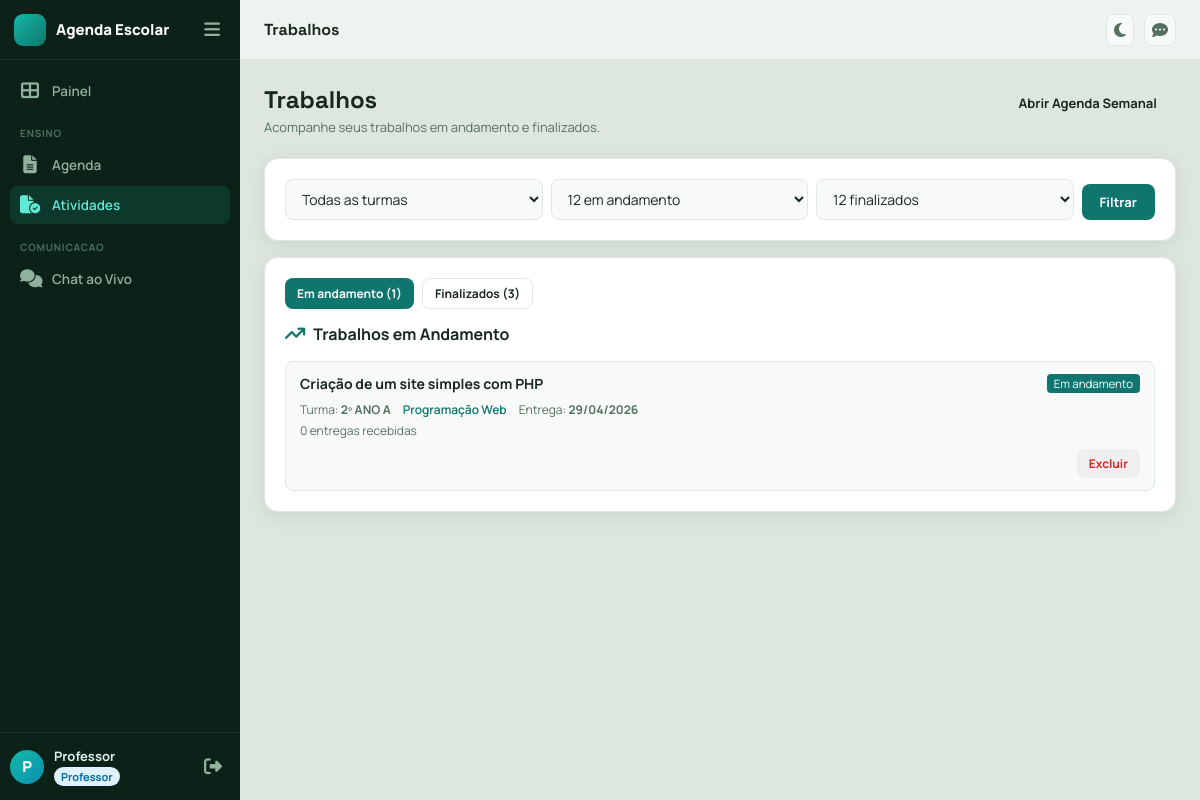
/professor/trabalhos/finalizados (signed in), run on an earlier commit of the app's database.
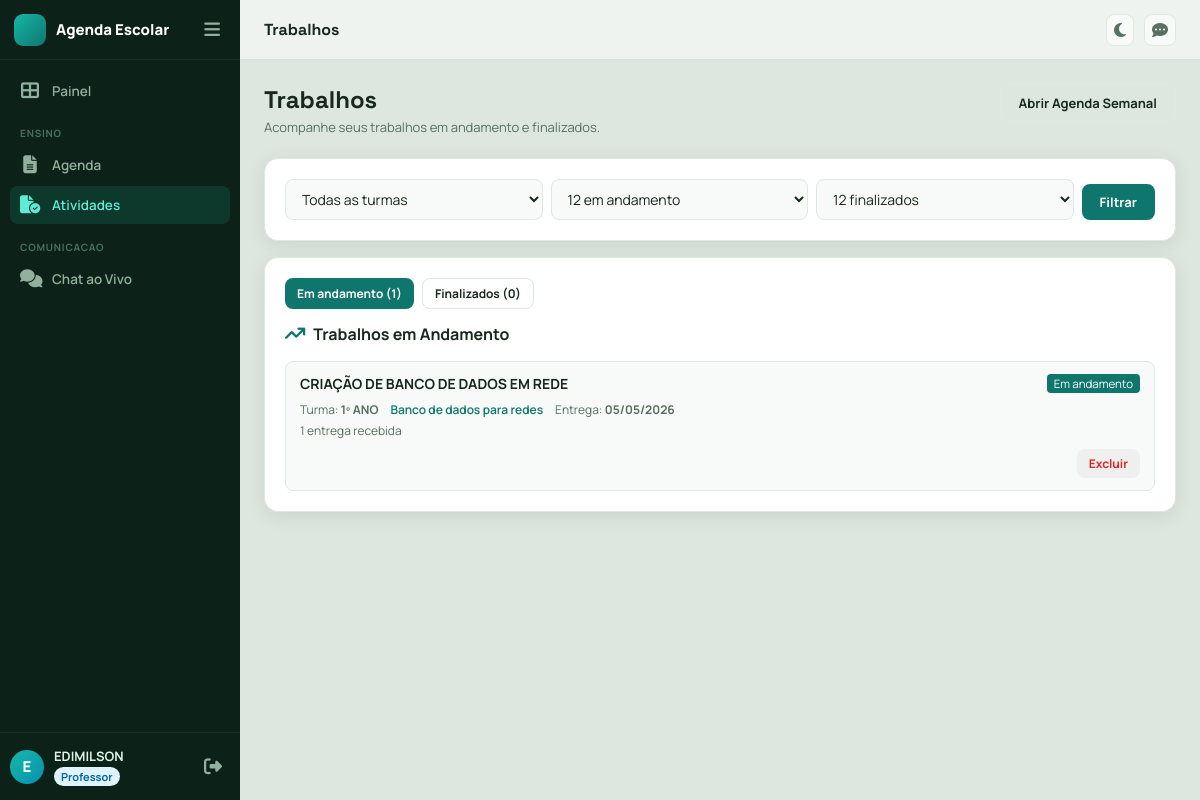
And on a later commit of the database.
### app/models.py (models this page shows, shortened)
class TimestampMixin:
    created_at = db.Column(db.DateTime, default=datetime.utcnow, nullable=False)
    updated_at = db.Column(db.DateTime, default=datetime.utcnow, onupdate=datetime.utcnow, nullable=False)

class User(TimestampMixin, UserMixin, db.Model):
    __tablename__ = "users"
    id = db.Column(db.Integer, primary_key=True)
    full_name = db.Column(db.String(120), nullable=False)
    email = db.Column(db.String(120), unique=True, nullable=False, index=True)
    password_hash = db.Column(db.String(255), nullable=False)
    role = db.Column(db.String(20), nullable=False, index=True)
    is_active_user = db.Column(db.Boolean, default=True, nullable=False)
    is_approved = db.Column(db.Boolean, default=True, nullable=False)  # Para alunos auto-registrados
    can_chat = db.Column(db.Boolean, default=True, nullable=False)
    avatar = db.Column(db.String(255), nullable=True)
    crp_number = db.Column(db.String(30), nullable=True)
    phone = db.Column(db.String(20), nullable=False, default="")
    classroom_id = db.Column(db.Integer, db.ForeignKey("classrooms.id"), nullable=True)
    classroom = db.relationship("Classroom", back_populates="students")
    teaching_classrooms = db.relationship(
        "Classroom",
        secondary=teacher_classrooms,
        lazy=True,
        backref="teachers"
    )
    assignments_created = db.relationship("Assignment", back_populates="teacher", lazy=True)
    availabilities = db.relationship(
        "PsychologistAvailability",
        back_populates="psychologist",
        lazy=True,
        cascade="all, delete-orphan",
    )

class Assignment(TimestampMixin, db.Model):
    __tablename__ = "assignments"
    id = db.Column(db.Integer, primary_key=True)
    title = db.Column(db.String(150), nullable=False)
    subject = db.Column(db.String(100), nullable=True)          # disciplina
    description = db.Column(db.Text, nullable=False)
    due_date = db.Column(db.Date, nullable=False)
    attachment_path = db.Column(db.String(255), nullable=True)  # PDF anexado pelo professor
    is_finished = db.Column(db.Boolean, nullable=False, default=False)
    work_type = db.Column(db.String(20), nullable=False, default="individual")  # individual | group
    teacher_id = db.Column(db.Integer, db.ForeignKey("users.id"), nullable=False)
    classroom_id = db.Column(db.Integer, db.ForeignKey("classrooms.id"), nullable=False)
    teacher = db.relationship("User", back_populates="assignments_created")
    classroom = db.relationship("Classroom", back_populates="assignments")
    submissions = db.relationship("Submission", back_populates="assignment", lazy=True, cascade="all, delete-orphan")
    attachments = db.relationship("AssignmentAttachment", back_populates="assignment", lazy=True, cascade="all, delete-orphan")
    groups = db.relationship("AssignmentGroup", back_populates="assignment", lazy=True, cascade="all, delete-orphan")

class Classroom(TimestampMixin, db.Model):
    __tablename__ = "classrooms"
    id = db.Column(db.Integer, primary_key=True)
    name = db.Column(db.String(50), nullable=False)
    number = db.Column(db.String(20), nullable=True)
    school_year = db.Column(db.Integer, nullable=False)
    students = db.relationship("User", back_populates="classroom", lazy=True)
    assignments = db.relationship("Assignment", back_populates="classroom", lazy=True)

### app/core/routes.py (the view)
@core_bp.get("/professor/trabalhos/finalizados")
@login_required
@roles_required("professor")
def professor_finished_assignments():
    classroom_id = request.args.get("classroom_id", "", type=str).strip()
    classroom_id_int = parse_optional_positive_int(classroom_id)
    selected_tab = request.args.get("tab", "andamento", type=str).strip().lower()
    if selected_tab not in {"andamento", "finalizados"}:
        selected_tab = "andamento"
    page_ongoing = request.args.get("page_ongoing", 1, type=int)
    page_finished = request.args.get("page_finished", 1, type=int)
    per_page_ongoing = request.args.get("per_page_ongoing", 12, type=int)
    per_page_finished = request.args.get("per_page_finished", 12, type=int)
    if page_ongoing < 1:
        page_ongoing = 1
    if page_finished < 1:
        page_finished = 1
    if per_page_ongoing < 1:
        per_page_ongoing = 12
    if per_page_finished < 1:
        per_page_finished = 12
    if per_page_ongoing > 50:
        per_page_ongoing = 50
    if per_page_finished > 50:
        per_page_finished = 50
    teacher_classrooms = current_user.teaching_classrooms
    ongoing_query = Assignment.query.filter(
        Assignment.teacher_id == current_user.id,
        Assignment.is_finished.is_(False),
    )
    finished_query = Assignment.query.filter(
        Assignment.teacher_id == current_user.id,
        Assignment.is_finished.is_(True),
    )
    if classroom_id_int is not None:
        ongoing_query = ongoing_query.filter(Assignment.classroom_id == classroom_id_int)
        finished_query = finished_query.filter(Assignment.classroom_id == classroom_id_int)
    ongoing_pagination = (
        ongoing_query
        .order_by(Assignment.due_date.asc(), Assignment.created_at.desc())
        .paginate(page=page_ongoing, per_page=per_page_ongoing, error_out=False)
    )
    ongoing_assignments = ongoing_pagination.items
    finished_pagination = (
        finished_query
        .order_by(Assignment.updated_at.desc(), Assignment.due_date.desc())
        .paginate(page=page_finished, per_page=per_page_finished, error_out=False)
    )
    finished_assignments = finished_pagination.items
    return render_template(
        "professor/finished_assignments.html",
        ongoing_assignments=ongoing_assignments,
        finished_assignments=finished_assignments,
        classrooms=teacher_classrooms,
        sel_classroom=classroom_id,
        selected_tab=selected_tab,
        ongoing_pagination=ongoing_pagination,
        finished_pagination=finished_pagination,
    )

### app/__init__.py (called while the page is built)
@login_manager.user_loader
def load_user(user_id):
    return db.session.get(User, int(user_id))

### app/core/routes.py (called while the page is built)
def parse_optional_positive_int(raw_value):
    value = (raw_value or "").strip()
    if not value or not value.isdigit():
        return None
    parsed_value = int(value)
    return parsed_value if parsed_value > 0 else None

### app/security.py (called while the page is built)
def roles_required(*roles):
    def decorator(view_func):
        @wraps(view_func)
        def wrapped(*args, **kwargs):
            if not current_user.is_authenticated:
                abort(401)
            if current_user.role not in roles:
                abort(403)
            return view_func(*args, **kwargs)
        return wrapped
    return decorator

### app/templates/professor/finished_assignments.html (shortened to what this page needs)
{% extends "base.html" %}
{% from "macros.html" import pagination %}
{% block page_title %}Trabalhos{% endblock %}
{% block content %}
<div class="reveal">
  <div class="page-header">
    <div>
      <h2>Trabalhos</h2>
      <p>Acompanhe seus trabalhos em andamento e finalizados.</p>
    </div>
    <div style="display:flex;align-items:center;gap:8px;flex-wrap:wrap">
      <a class="btn btn-outline" href="{{ url_for('core.professor_assignments') }}">Abrir Agenda Semanal</a>
    </div>
  </div>
  <div class="panel reveal delay-1" style="margin-bottom:16px">
    <form class="admin-filter-form" method="get" action="{{ url_for('core.professor_finished_assignments') }}">
      <select name="classroom_id">
        <option value="">Todas as turmas</option>
      </select>
      <select name="per_page_ongoing">
        <option value="12" {% if ongoing_pagination and ongoing_pagination.per_page == 12 %}selected{% endif %}>12 em andamento</option>
      </select>
      <select name="per_page_finished">
        <option value="12" {% if finished_pagination and finished_pagination.per_page == 12 %}selected{% endif %}>12 finalizados</option>
      </select>
      <button class="btn btn-primary" type="submit">Filtrar</button>
    </form>
  </div>
  <div class="panel reveal delay-2">
    <div style="display:flex;gap:8px;flex-wrap:wrap;margin-bottom:14px">
      <button type="button" class="btn btn-sm works-tab-btn {% if selected_tab == 'andamento' %}btn-primary{% else %}btn-outline{% endif %}" data-tab="andamento">
        Em andamento ({{ ongoing_assignments|length }})
      </button>
      <button type="button" class="btn btn-sm works-tab-btn {% if selected_tab == 'finalizados' %}btn-primary{% else %}btn-outline{% endif %}" data-tab="finalizados">
        Finalizados ({{ finished_assignments|length }})
      </button>
    </div>
    <div id="tab-andamento" {% if selected_tab != 'andamento' %}hidden{% endif %}>
      <div class="panel-title-row">
        <div class="panel-title" style="margin:0">
          <i class="fa-solid fa-arrow-trend-up"></i>
          Trabalhos em Andamento
        </div>
      </div>
      <div class="item-list" style="margin-top:10px">
        {% for a in ongoing_assignments %}
        <div class="item-card">
          <a href="{{ url_for('core.teacher_view_submissions', assignment_id=a.id) }}" style="text-decoration:none;color:inherit;display:block">
            <div style="display:flex;align-items:flex-start;justify-content:space-between;gap:8px;flex-wrap:wrap">
              <span class="item-card-title" style="flex:1">{{ a.title }}</span>
              <span style="font-size:.72rem;background:var(--primary);color:#fff;border-radius:4px;padding:2px 7px;white-space:nowrap">Em andamento</span>
            </div>
            <div style="display:flex;flex-wrap:wrap;gap:12px;margin-top:4px">
              <div class="item-card-meta">Turma: <strong>{{ a.classroom.name }}</strong></div>
              {% if a.subject %}<div class="item-card-meta" style="color:var(--primary);font-weight:600">{{ a.subject }}</div>{% endif %}
              <div class="item-card-meta">Entrega: <strong>{{ a.due_date.strftime('%d/%m/%Y') }}</strong></div>
            </div>
            <div class="item-card-meta" style="margin-top:4px">
              {{ a.submissions|length }} entrega{{ 's' if a.submissions|length != 1 else '' }} recebida{{ 's' if a.submissions|length != 1 else '' }}
            </div>
          </a>
          <div style="margin-top:10px;display:flex;justify-content:flex-end">
            <button
              type="button"
              class="btn btn-sm btn-delete-assignment"
              style="color:var(--danger);border-color:var(--danger)"
              data-id="{{ a.id }}"
              data-title="{{ a.title|e }}"
            >Excluir</button>
          </div>
        </div>
        {% else %}
        <div class="empty-state">
          <i class="fa-solid fa-file-lines"></i>
          Nenhum trabalho em andamento.
        </div>
        {% endfor %}
      </div>
    </div>
</div>
{% endblock %}

### app/templates/base.html (shortened to what this page needs)
<!doctype html>
<html lang="pt-BR" data-theme="light">
<head>
  <link rel="stylesheet" href="{{ url_for('static', filename='css/styles.css') }}">
  <link rel="stylesheet" href="https://cdnjs.cloudflare.com/ajax/libs/font-awesome/6.7.2/css/all.min.css">
</head>
<body>
{% if current_user.is_authenticated %}
<aside class="sidebar" id="sidebar">
  <div class="sidebar-header">
    <div class="brand">
      <span class="brand-mark"></span>
      <span class="brand-name">Agenda Escolar</span>
    </div>
    <button class="sidebar-collapse-btn" id="sidebar-collapse-btn" title="Recolher menu">
      <i class="fa-solid fa-bars"></i>
    </button>
  </div>
  <nav class="sidebar-nav">
    <a href="{{ url_for('core.dashboard') }}"
       class="nav-item {% if request.endpoint == 'core.dashboard' %}nav-item--active{% endif %}">
      <i class="fa-solid fa-table-cells-large nav-icon"></i>
      <span class="nav-label">Painel
      </span>
    </a>
    {% if current_user.role in ['professor', 'admin'] %}
    <div class="nav-section-label">Ensino</div>
    {% if current_user.role == 'admin' %}
    <a href="{{ url_for('core.admin_assignments') }}"
       class="nav-item {% if request.endpoint == 'core.admin_assignments' %}nav-item--active{% endif %}">
    {% else %}
    <a href="{{ url_for('core.professor_assignments') }}"
       class="nav-item {% if request.endpoint == 'core.professor_assignments' %}nav-item--active{% endif %}">
    {% endif %}
      <i class="fa-solid fa-file-lines nav-icon"></i>
      <span class="nav-label">{{ 'Trabalhos' if current_user.role == 'admin' else 'Agenda' }}</span>
    </a>
    {% if current_user.role == 'professor' %}
    <a href="{{ url_for('core.professor_finished_assignments') }}"
       class="nav-item {% if request.endpoint == 'core.professor_finished_assignments' %}nav-item--active{% endif %}">
      <i class="fa-solid fa-file-circle-check nav-icon"></i>
      <span class="nav-label">Atividades</span>
    </a>
    {% endif %}
    {% endif %}
    <div class="nav-section-label">Comunicacao</div>
    <a href="{{ url_for('core.chat_page') }}"
       class="nav-item {% if request.endpoint == 'core.chat_page' %}nav-item--active{% endif %}">
      <i class="fa-solid fa-comments nav-icon"></i>
      <span class="nav-label">Chat ao Vivo</span>
    </a>
  </nav>
  <div class="sidebar-footer">
    <a href="{{ url_for('core.edit_profile') }}" class="sidebar-user" title="Editar perfil">
      {% if current_user.avatar %}
        <img src="{{ url_for('static', filename='uploads/avatars/' + current_user.avatar) }}" alt="Avatar" class="sidebar-user-avatar sidebar-user-avatar--img">
      {% else %}
        <div class="sidebar-user-avatar">{{ current_user.full_name[0]|upper }}</div>
      {% endif %}
      <div class="sidebar-user-info">
        <span class="sidebar-user-name">{{ current_user.full_name.split()[0] }}</span>
        <span class="sidebar-user-role badge-{{ current_user.role }}">{{ current_user.role|capitalize }}</span>
      </div>
    </a>
    <button type="button" class="sidebar-logout-btn" id="logout-btn" title="Sair">
      <i class="fa-solid fa-right-from-bracket"></i>
    </button>
  </div>
</aside>
<div class="main-wrapper" id="main-wrapper">
  <header class="topbar">
    <span class="topbar-title">{% block page_title %}Agenda Escolar{% endblock %}</span>
    <div class="topbar-right">
      <button class="theme-toggle-btn" id="theme-toggle" title="Alternar tema">
        <i class="fa-solid fa-moon icon-moon"></i>
      </button>
      <a href="{{ url_for('core.chat_page') }}" class="theme-toggle-btn chat-nav-btn" id="chat-toggle-link" title="Chat ao vivo">
        <i class="fa-solid fa-comment-dots"></i>
      </a>
    </div>
  </header>
  <main class="page-content">
    {% block content %}{% endblock %}
  </main>
</div>
{% else %}
<main class="page-auth">
  {% block auth_content %}{% endblock %}
</main>
{% endif %}
  {% if current_user.is_authenticated %}
  {% set app_user = {
    'id': current_user.id,
    'name': current_user.full_name,
    'role': current_user.role
  } %}
  {% else %}
  {% set app_user = None %}
  {% endif %}
</body>
</html>

What changed in the data, as far as the page shows it:
removed Assignment: title "Criação de um site simples com PHP", classroom.name "2º ANO A", subject "Programação Web", due_date "29/04/2026", submissions|length "0", submissions "s"
changed User "Agenda": full_name "P" → "E"; full_name "Professor" → "EDIMILSON"
now on this page (row edited): Assignment: title "CRIAÇÃO DE BANCO DE DADOS EM REDE", classroom.name "1º ANO", subject "Banco de dados para redes", due_date "05/05/2026", submissions|length "1"
Also different on the page:
{{ finished_assignments|length }}: "3" → "0"
